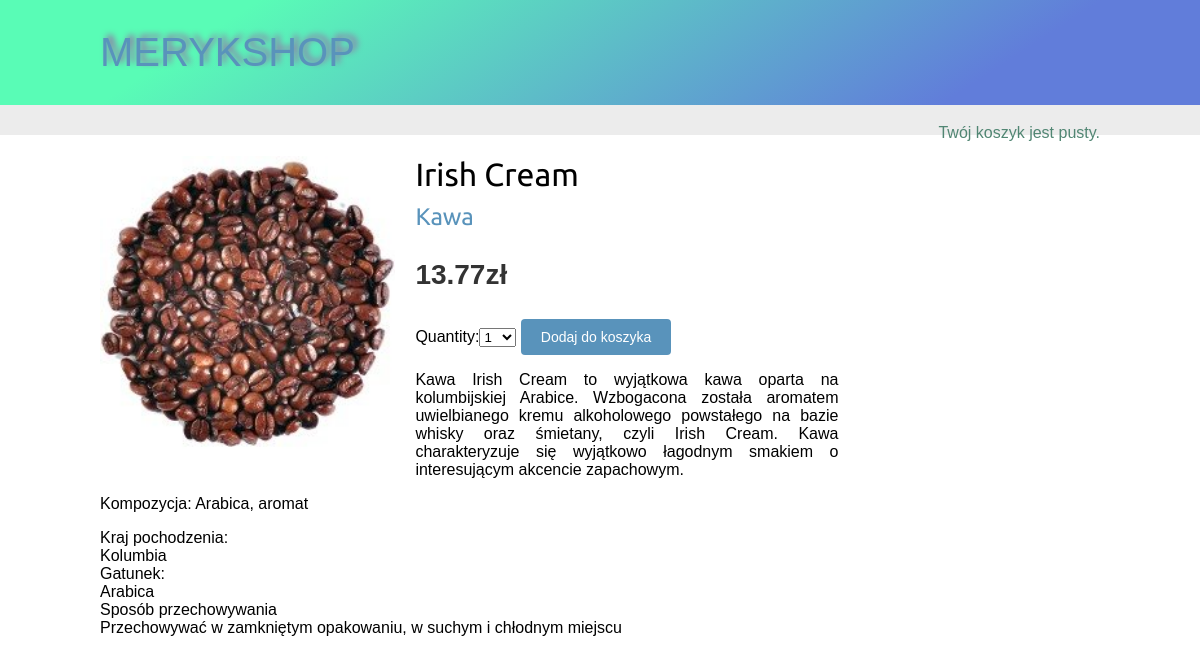
/5/irish-cream/, run on the app's committed database.
### shop/models.py (models this page shows, shortened)
class Product(models.Model):
    category = models.ForeignKey(Category,
                                 related_name='products',
                                 on_delete=models.CASCADE)
    name = models.CharField(max_length=200, db_index=True)
    slug = models.SlugField(max_length=200, db_index=True)
    image = models.ImageField(upload_to='products/%Y/%m/%d',
                              blank=True)
    description = models.TextField(blank=True)
    price = models.DecimalField(max_digits=10, decimal_places=2)
    available = models.BooleanField(default=True)
    created = models.DateTimeField(auto_now_add=True)
    updated = models.DateTimeField(auto_now=True)
    class Meta:
        ordering = ('name',)
        index_together = (('id', 'slug'),)

class Category(models.Model):
    name = models.CharField(max_length=200,
                            db_index=True)
    slug = models.SlugField(max_length=200,
                            unique=True)
    class Meta:
        ordering = ('name',)
        verbose_name = 'category'
        verbose_name_plural = 'categories'
    def __str__(self):
        return self.name
    def get_absolute_url(self):
        return reverse('shop:product_list_by_category',
                       args=[self.slug])

### shop/views.py (the view)
# urls.py: path('<int:id>/<slug:slug>/', views.product_detail, name='product_detail'),
def product_detail(request, id, slug):
    product = get_object_or_404(Product,
                                id=id,
                                slug=slug,
                                available=True)
    cart_product_form = CartAddProductForm()
    return render(request,
                  'shop/product/detail.html',
                  {'product': product,
                   'cart_product_form': cart_product_form})

### cart/forms.py
class CartAddProductForm(forms.Form):
    quantity = forms.TypedChoiceField(
                                choices=PRODUCT_QUANTITY_CHOICES,
                                coerce=int)
    override = forms.BooleanField(required=False,
                                  initial=False,
                                  widget=forms.HiddenInput)

### cart/cart.py (called while the page is built)
    def __len__(self):
        return sum(item['quantity'] for item in self.cart.values())

### cart/context_processors.py (called while the page is built)
def cart(request):
    return {'cart': Cart(request)}

### shop/templates/shop/product/detail.html (shortened to what this page needs)
{% extends "shop/base.html" %}
{% load static %}
{% block content %}
  <div class="product-detail">
    <img src="{% if product.image %}{{ product.image.url }}{% else %}
    {% static "img/no_image.png" %}{% endif %}">
    <h1>{{ product.name }}</h1>
    <h2>
      <a href="{{ product.category.get_absolute_url }}">
        {{ product.category }}
      </a>
    </h2>
    <p class="price">{{ product.price }}zł</p>
    <form action="{% url "cart:cart_add" product.id %}" method="post">
      {{ cart_product_form }}
      <input type="submit" value="Dodaj do koszyka">
    </form>
    {{ product.description|linebreaks }}
  </div>
{% endblock %}

### shop/static/css/base.css (style rules this page uses)
body { margin:0; padding:0; font-family:helvetica, sans-serif; }
h1, h2, h3, h4, h5 , h6 { font-family: 'Ubuntu', sans-serif; font-weight:normal; }
a { text-decoration:none; color:#5993bb; }
a.button, input[type="submit"] { color:#fff; background:#5993bb; border-radius:4px; padding:10px 20px; font-size:14px; border:0; }
.product-detail { text-align:justify; }
.product-detail .price { color:#333; font-size:28px; font-weight:bold; }
.product-detail img { width:40%; float:left; padding:0 20px 20px 0; }
.product-detail h1 { margin-bottom:0; }
.product-detail h2 { margin-top:10px; }

### data on the page
Product: image (picture), name "Irish Cream", category "Kawa", price "13.77", description "Kawa Irish Cream to wyjątkowa kawa oparta na kolumbijskiej Arabice. Wzbogacona została aromatem uwielbianego kremu alkoholowego powstałego na bazie whisky oraz śmietany, czyli Irish Cream. Kawa charakteryzuje się wyjątkowo łagodnym smakiem o interesującym akcencie zapachowym. Kompozycja: Arabica, aromat Kraj pochodzenia: Kolumbia Gatunek: Arabica Sposób przechowywania Przechowywać w zamkniętym opakowaniu, w suchym i chłodnym miejscu"
